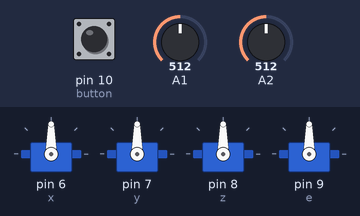
A sketch run on a simulated Arduino Uno, built with avr-gcc and run on an emulated ATmega328P. On the bench: 4 × servo. Inputs (shaded band) come from the test bench; at power-on: pin 10 (button) HIGH, A1 = 512, A2 = 512.

Above: at 1.2 s.
1.3 s: pin 10 (button) pulled LOW for 1 s
At 1.7 s:
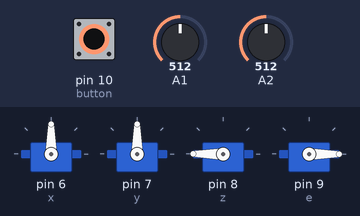
3.9 s: A1 set to 716
At 5.1 s:
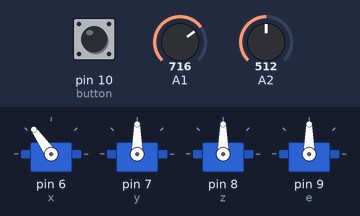
5.4 s: A2 set to 716
At 6.2 s:
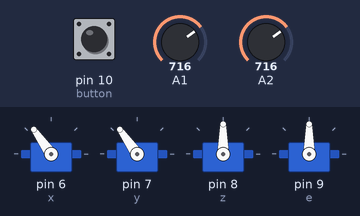
6.9 s: pin 10 (button) pulled LOW for 0.15 s
At 7.3 s:
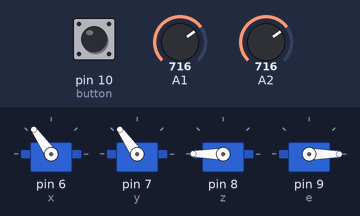
8.9 s: A1 set to 900
At 9.3 s:
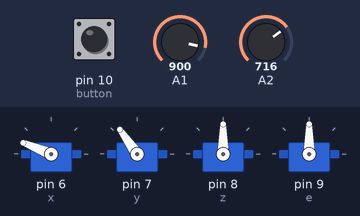
10.4 s: A2 set to 900
At 11.3 s:
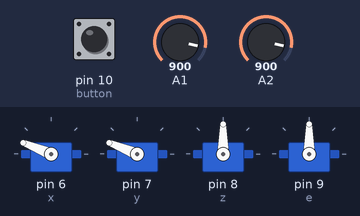
Timing chart, 0 to 12.9 s (numbered marks = the images above; inputs shaded):
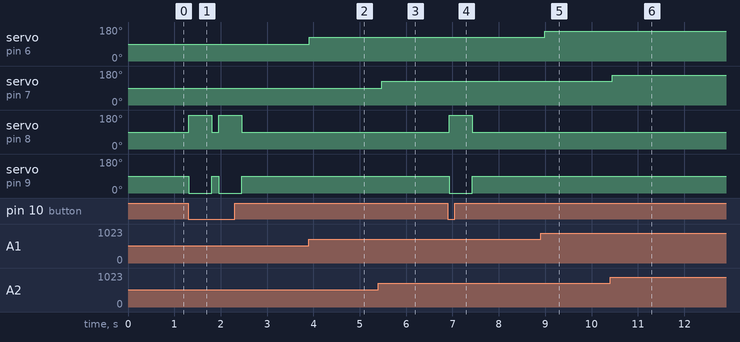

The sketch:

Eye.ino
```cpp
#include <Servo.h>

Servo x;
Servo y;
Servo z;
Servo e;
int button = 10;

int xval = 0;
int yval = 0;
int pos = 0;
int pos1 = 0;


void setup() {
  pinMode(button, INPUT);
  x.attach(6);
  y.attach(7);
  z.attach(8);
  e.attach(9);
  z.write(90);
  e.write(90);
  Serial.begin(9600);

}

void loop() {
  if (digitalRead(button) == LOW){
    z.write(180);
    e.write(0);
    delay(500);
    z.write(90);
    e.write(90);
    delay(50);
  }

  xval=analogRead(A1);
  pos=map(xval, 0, 1024, 0, 180);
  x.write(pos);
  delay(50);

  xval=analogRead(A2);
  pos1=map(xval, 0, 1024, 0, 180);
  y.write(pos1);
  delay(50);

}
```

Measured:
- after the input at 1.3 s, servo on pin 8 (z): alternates 180° for 0.50 s and 90° for 0.15 s, 4 changes in all, then stays 90°, starting at once; servo on pin 9 (e): alternates 90° for 0.15 s and 0° for 0.50 s, 4 changes in all, then stays 90°, starting at once
- after the input at 3.9 s, servo on pin 6 (x): 90° → 125° at once
- after the input at 5.4 s, servo on pin 7 (y): 90° → 125° after 0.07 s
- after the input at 6.9 s, servo on pin 8 (z): 90° → 180° at once, → 90° 0.50 s later; servo on pin 9 (e): 90° → 0° at once, → 90° 0.50 s later
- after the input at 8.9 s, servo on pin 6 (x): 125° → 158° after 0.09 s
- after the input at 10.4 s, servo on pin 7 (y): 125° → 158° at once
